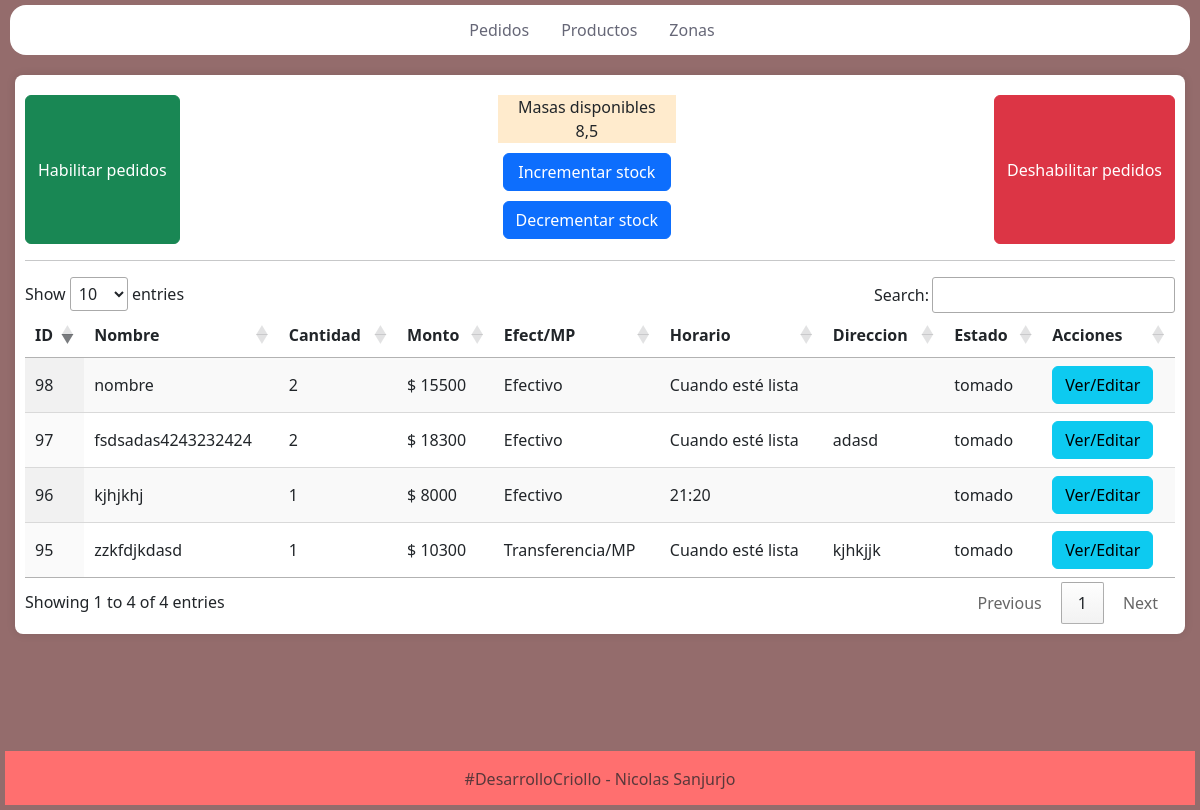
Before: /gestionargalponcito/ with the older database file.
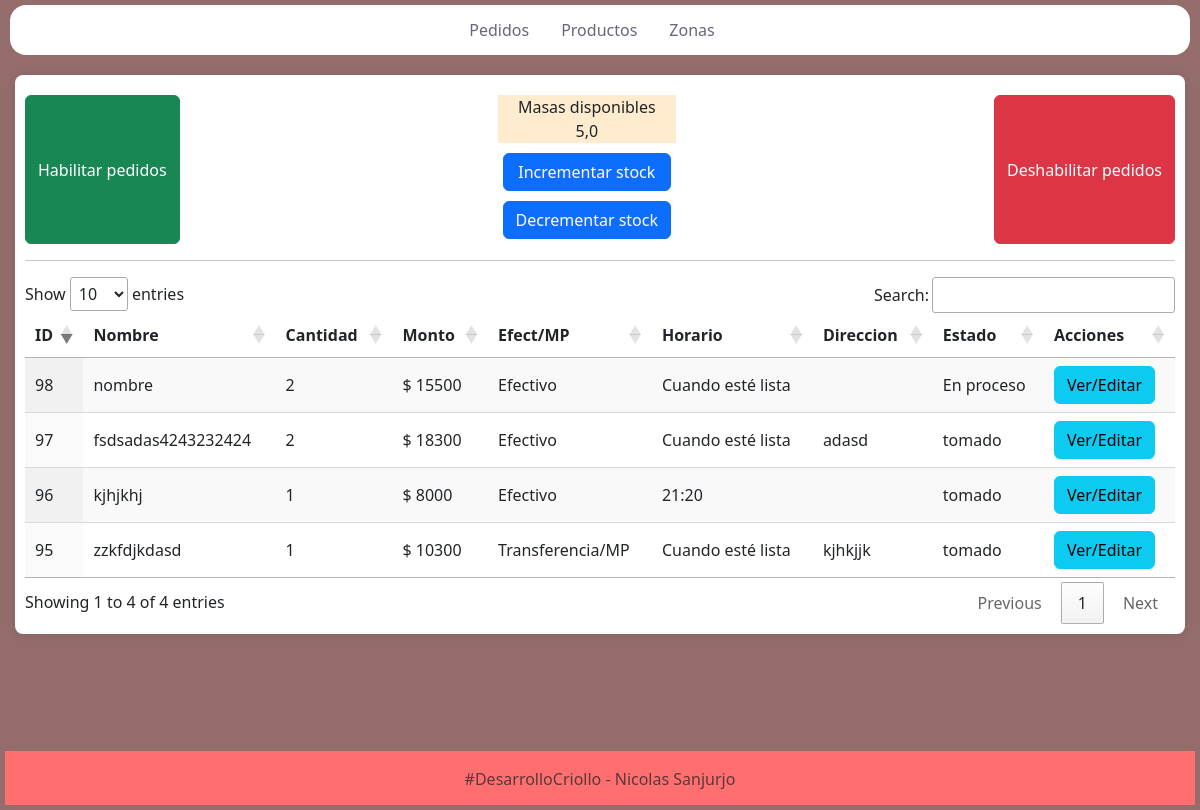
After: the same page with the newer database file.
### gestion/models.py (models this page shows)
class Stock(models.Model):
    cantidad_masas = models.DecimalField(decimal_places=1, max_digits=4)
    created_at = models.DateTimeField(auto_now_add=True)
    updated_at = models.DateTimeField(auto_now=True)

### cliente/models.py (models this page shows, shortened)
class Pedido(models.Model):
    PAGO_CHOICES = [
        ('Efectivo', 'Efectivo'),
        ('Transferencia/MP', 'Transferencia/MP')
    ]
    ENTREGA_CHOICES = [
        ('Retiro', 'Retiro por local'),
        ('Envio', 'Envio a domicilio')
    ]
    nombre = models.CharField(max_length=25)
    telefono = models.CharField(max_length=20)
    cantidad = models.IntegerField()
    detalles = models.TextField()  # Este campo almacenará los detalles del pedido en formato JSON o texto plano.
    monto = models.IntegerField()
    estado = models.CharField(max_length=15, default='Tomado')
    horario = models.CharField(max_length=5, null=True, blank=True)
    medio_pago = models.CharField(max_length=25, choices=PAGO_CHOICES, default='Efectivo')
    metodo_entrega = models.CharField(max_length=25, choices=ENTREGA_CHOICES, default='Retiro')
    direccion = models.CharField(max_length=200, blank=True, null=True)
    observaciones = models.TextField(max_length=150, blank=True, null=True)
    created_at = models.DateTimeField(auto_now_add=True)
    updated_at = models.DateTimeField(auto_now=True)

### gestion/views.py (the view)
# urls.py: path('gestionargalponcito/', include('gestion.urls'))
def gestion(request):
    pedidos = Pedido.objects.all()
    cantidad = Stock.objects.all()
    return render(request, 'gestion/gestion.html', {'pedidos': pedidos, 'cantidad': cantidad})

### templates/gestion/gestion.html (shortened to what this page needs)
{% extends "gestion/index.html" %}
{% load static %}
{% block css %}
<link rel="stylesheet" type="text/css" href={% static "css/gestion_styles.css" %} />{% endblock %}
{% block content %}
<div id="contenedor">
  <div class="container-fluid">
    <div class='on-off'>
      <button class='btn btn-success habilitar'>Habilitar pedidos</button>
      <div class='stock'>
      {% for masa in cantidad  %}
       <span id='stock-actual'>Masas disponibles<br>{{masa.cantidad_masas}}</span>
       <button class='btn btn-primary incrementar'>Incrementar stock</button>
       <button class='btn btn-primary decrementar'>Decrementar stock</button>
      {% endfor %}
      </div>
      <button class='btn btn-danger deshabilitar'>Deshabilitar pedidos</button>
    </div>
    <hr>
    <div data-bs-theme="light">
      <table id="myTable" class="display">
        <thead>
         <tr>
          <th>ID</th>
          <th>Nombre</th>
          <th>Cantidad</th>
          <th>Monto</th>
          <th>Efect/MP</th>
          <th>Horario</th>
          <th>Direccion</th>
          <th>Estado</th>
          <th>Acciones</th>
        </tr>
        </thead>
        <tbody>
         {% for pedido in pedidos %}
          <tr>
            <td>{{ pedido.id }}</td>
            <td>{{ pedido.nombre }}</td>
            <td>{{ pedido.cantidad }}</td>
            <td>$ {{ pedido.monto }}</td>
            <td>{{ pedido.medio_pago }}</td>
            <td>{% if pedido.horario %}{{pedido.horario}}{% else %}Cuando esté lista{% endif %}</td>
            <td>{{ pedido.direccion }}</td>
            <td>{{ pedido.estado }}</td>
            <td><button class="btn btn-info ver-editar" data-id="{{ pedido.id }}" data-bs-toggle="modal" data-bs-target="#pedidoModal">Ver/Editar</button></td>
          </tr>
         {% endfor %}
       </tbody>
      </table>
    </div>
  </div>
</div>
{% endblock %}

Changed rows visible on the page:
removed Stock: cantidad_masas "8,5"
added Stock: cantidad_masas "5,0"
changed Pedido "nombre": estado "tomado" → "En proceso"
